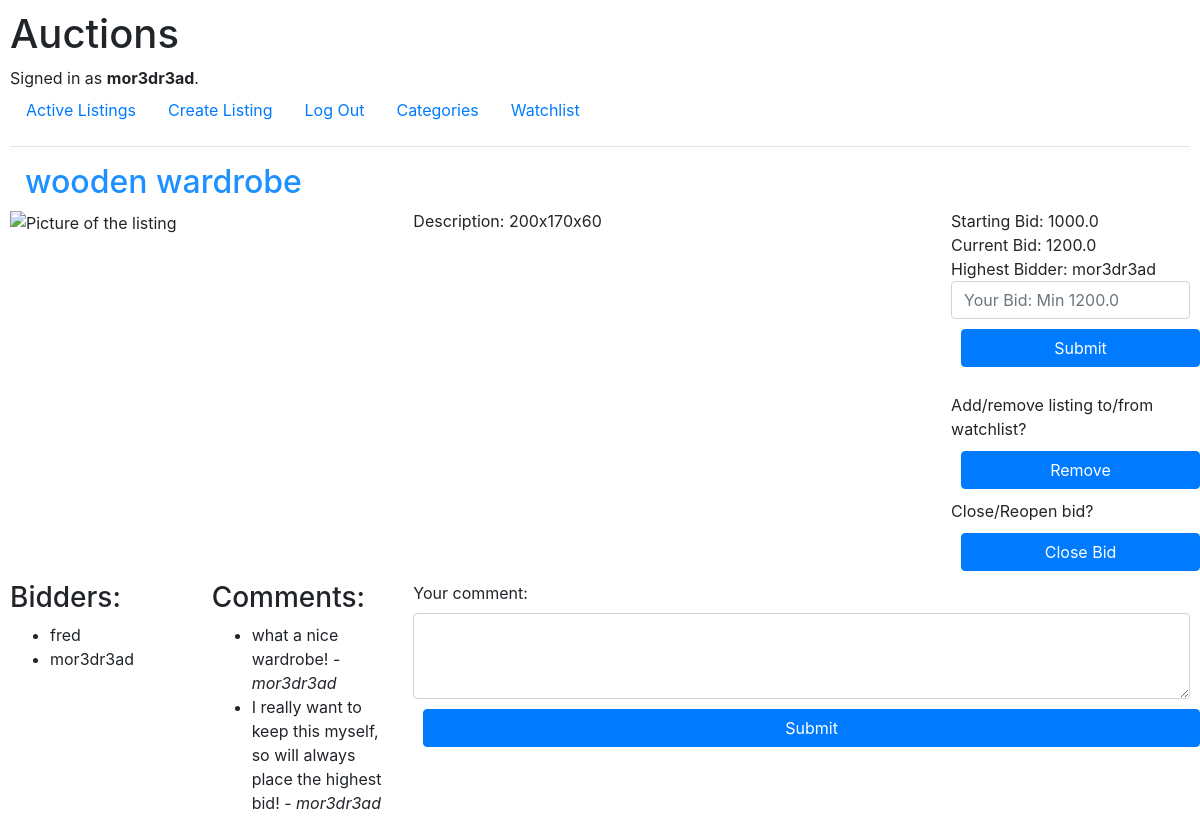
The app's page /listing/1 (signed in) with its own data.
### auctions/models.py (models this page shows, shortened)
class User(AbstractUser):
    pass

class Listing(models.Model):
    username = models.ForeignKey(User, on_delete=models.CASCADE)
    title = models.CharField(max_length = 32)
    description = models.TextField()
    starting_bid = models.FloatField(default=0)
    URL = models.CharField(max_length=256)
    category = models.ForeignKey(Category, on_delete=models.CASCADE, related_name="listings_in_category")
    active = models.BooleanField(default=True)
    current_price = models.FloatField(default=0)
    date = models.DateField()

class Bid(models.Model):
    listing = models.ForeignKey(Listing, on_delete=models.CASCADE, related_name="user_bids")
    username = models.ForeignKey(User, on_delete=models.CASCADE, related_name="user_bidder")
    bid = models.PositiveIntegerField()
    date = models.DateField()

class Comment(models.Model):
    username = models.ForeignKey(User, on_delete=models.CASCADE, related_name="user_comments")
    comment = models.TextField()
    listing = models.ForeignKey(Listing, on_delete=models.CASCADE)
    date = models.DateField()

### auctions/views.py (the view)
# urls.py: path("listing/<int:id>", views.listing, name="listing"),
@login_required(login_url="login")
def listing(request, id):
    user = User.objects.get(username=request.user.username)
    try:
        listing = Listing.objects.get(id=id)
    except:
        return render(request, "auctions/404.html", {
            "message":"Ooooops - this listing does not exist."
        })
    is_active = listing.active
    is_owner = listing.username==user
    on_watchlist = bool(Watchlist.objects.filter(username=user, listing=listing))
    comments = Comment.objects.filter(listing=listing)
    try:
        highest_bid = Bid.objects.get(bid=Bid.objects.filter(listing=listing).aggregate(Max('bid'))['bid__max'])
    except:
        highest_bid = 0
    bidders = listing.user_bids.values("username").distinct()
    active_bidders = []
    for bidder in bidders:
        active_bidders.append(User.objects.get(id=bidder['username']))
    return render(request, "auctions/listing.html", {
        "listing":listing,
        "bidders":active_bidders,
        "is_active":is_active,
        "is_owner":is_owner,
        "on_watchlist":on_watchlist,
        "highest_bid":highest_bid,
        "comments":comments
    })

### auctions/templates/auctions/listing.html (shortened to what this page needs)
{% extends "auctions/layout.html" %}
{% block body %}
<div class="row" id="listing-title" margin-left:15px>
    <h2>
        {{ listing.title }}
    </h2>
</div>
<div class="row">
    <div class="col-md-4">
        <img src="{{ listing.URL }}" class="img img-responsive" alt="Picture of the listing">
    </div>
    <div class="col-md-8">
        <div class="row">
            <div class="col-md-8">
                Description: {{ listing.description }}
            </div>
            <div class="col-md-4">
                <div>
                    Starting Bid: {{ listing.starting_bid }}
                </div>
                <div>
                    Current Bid: {{ listing.current_price }}
                </div>
                {% if is_active %}
                <div>
                    Highest Bidder: {{ highest_bid.username }}
                </div>
                <div class="form-group">
                    <form action="{% url 'submit_bid' listing.id  %}" method="post">
                        <input type="number" class="form-control" id="bid" name="bid" min="{{ listing.starting_bid }}"
                            step="any" placeholder="Your Bid: Min {{ listing.current_price }}">
                        <button type="submit" class="btn btn-primary">Submit</button>
                    </form>
                </div>
                {% endif %}
                {% if user.is_authenticated %}
                <div>
                    <form action="{% url 'add_watchlist' listing.id %}" method="post">
                        <div>
                            Add/remove listing to/from watchlist?
                        </div>
                        {% if on_watchlist %}
                        <button type="submit" class="btn btn-primary">Remove</button>
                        {% else %}
                        <button type="submit" class="btn btn-primary">Add</button>
                        {% endif %}
                    </form>
                </div>
                {% endif %}
                {% if is_owner %}
                {% if is_active %}
                <div>
                    Close/Reopen bid?
                </div>
                <div>
                    <form action="{% url 'close_bid' listing.id %}" method="post">
                        <button type="submit" class="btn btn-primary" name="close_bid">
                            Close Bid
                        </button>
                    </form>
                </div>
                {% endif %}
                {% endif %}
            </div>
        </div>
    </div>
    <div class="col-sm-2">
        <h3>
            Bidders:
        </h3>
        <ul>
            {% for bidder in bidders %}
            <li>{{ bidder }}</li>
            {% endfor %}
        </ul>
    </div>
    <div class="col-sm-2">
        <h3>
            Comments:
        </h3>
        <ul>
            {% for comment in comments %}
            <li>
                {{ comment.comment }} - <em>{{ comment.username }}</em>
            </li>
            {% endfor %}
        </ul>
    </div>
    <div class="col-sm-8">
        <div class="form-group">
            <form action="{% url 'comment' listing.id%}" method="post">
                <label for="commentTextArea">Your comment:</label>
                <textarea class="form-control" id="commentTextArea" rows="3" name="comment"></textarea>
                <button type="submit" class="btn btn-primary">Submit</button>
            </form>
        </div>
    </div>
    {% endblock %}

### auctions/templates/auctions/layout.html (shortened to what this page needs)
{% load static %}
<!DOCTYPE html>
<html lang="en">
<head>
    <link rel="stylesheet" href="https://stackpath.bootstrapcdn.com/bootstrap/4.4.1/css/bootstrap.min.css"
>
    <link href="{% static 'auctions/styles.css' %}" rel="stylesheet">
</head>
<body>
    <div class="row">
        <div class="col-md-4">
            <h1>Auctions</h1>
        </div>
        <div class="col-md-8">
        </div>
    </div>
    <div>
        {% if user.is_authenticated %}
        Signed in as <strong>{{ user.username }}</strong>.
        {% else %}
        Not signed in.
        {% endif %}
    </div>
    <ul class="nav">
        <li class="nav-item">
            <a class="nav-link" href="{% url 'index' %}">Active Listings</a>
        </li>
        {% if user.is_authenticated %}
        <li class="nav-item">
            <a href="{% url 'create' %}" class="nav-link">Create Listing</a>
        </li>
        <li class="nav-item">
            <a class="nav-link" href="{% url 'logout' %}">Log Out</a>
        </li>
        <li>
            <a class="nav-link" href="{% url 'categories' %}">Categories</a>
        </li>
        <li>
            <a class="nav-link" href="{% url 'watchlist' %}">Watchlist</a>
        </li>
        {% endif %}
    </ul>
    <hr>
    {% block body %}
    {% endblock %}
</body>
</html>

### auctions/static/auctions/styles.css (style rules this page uses)
body { padding: 10px; }
h2 { color: dodgerblue; }
div#listing-title { margin-left:15px; }
.img-responsive { width : 200px; height : 200px; }
.btn-primary { margin-top:10px; margin:10px; width:100%; }

### records on screen
User: username "mor3dr3ad"
Listing: title "wooden wardrobe", description "200x170x60", starting_bid "1000.0", current_price "1200.0", bid "Your Bid: Min 1200.0"
Bid: username "mor3dr3ad"
User: username "fred"
Comment: comment "what a nice wardrobe!", username "mor3dr3ad"
Comment: comment "I really want to keep this myself, so will always place the highest bid!", username "mor3dr3ad"
